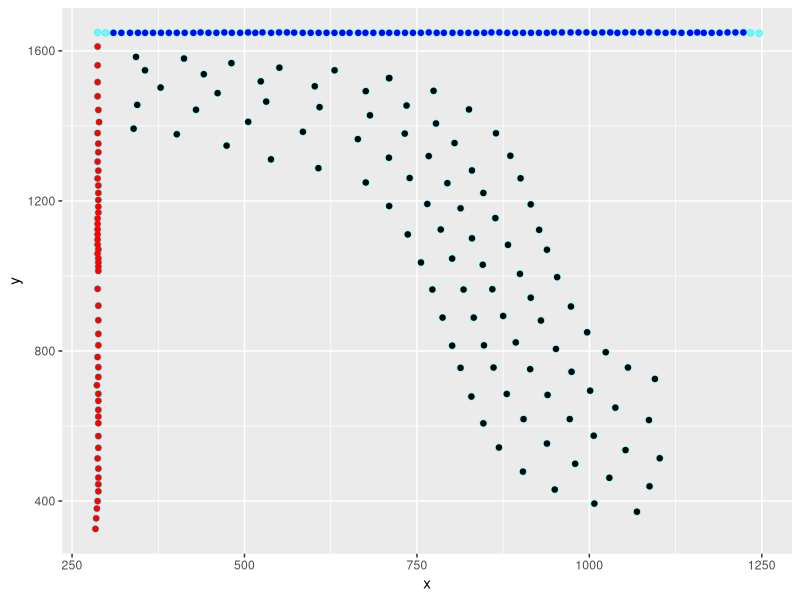
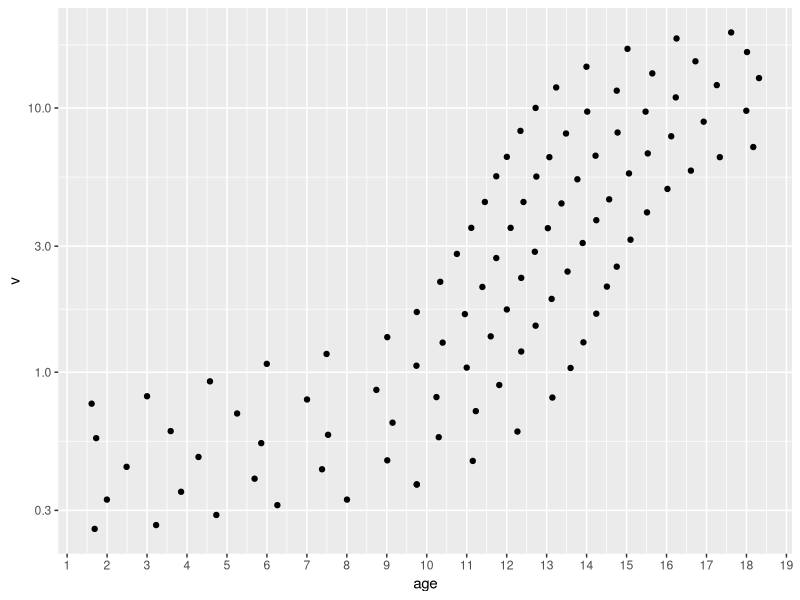
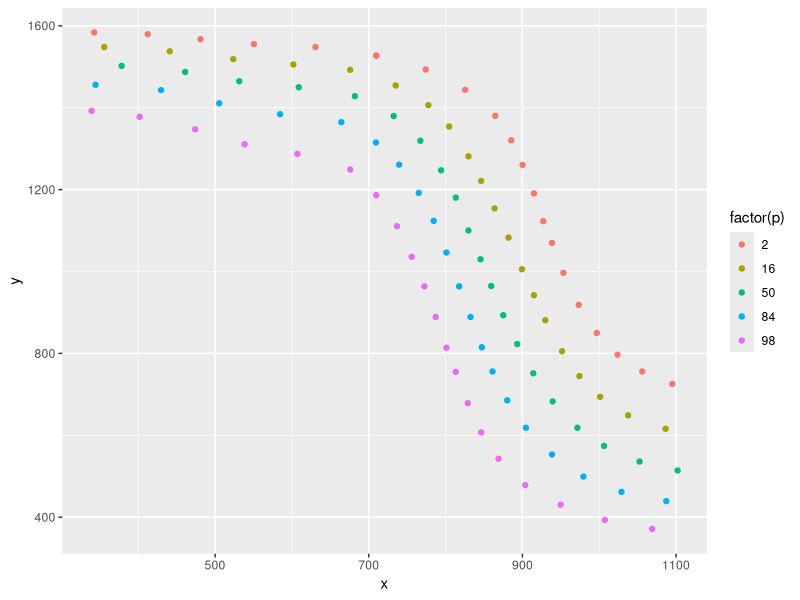
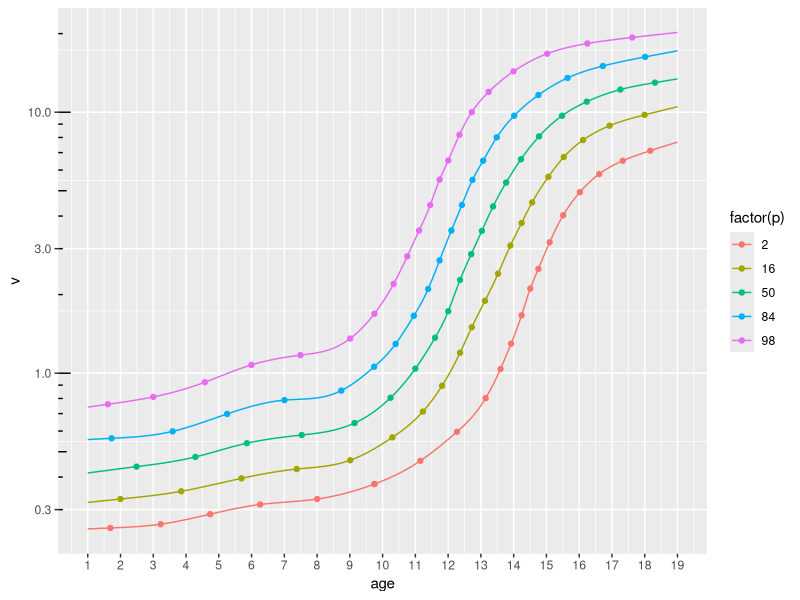
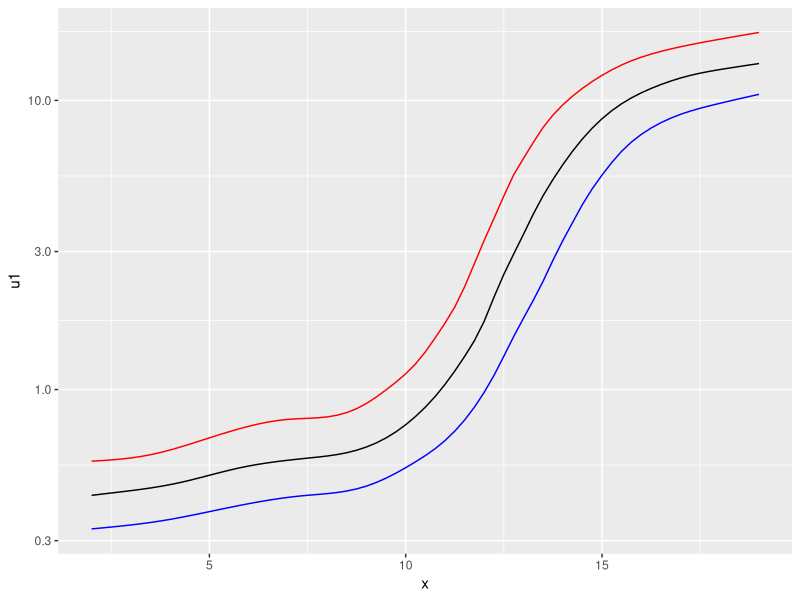
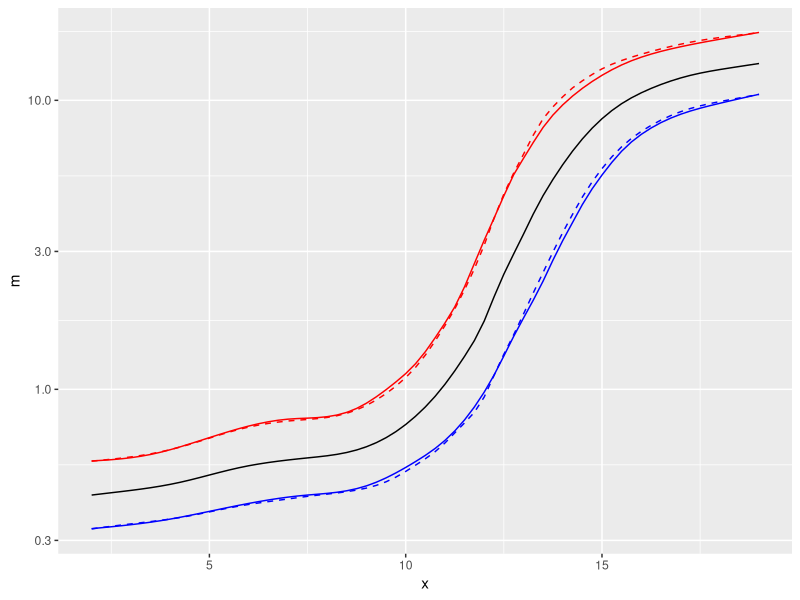
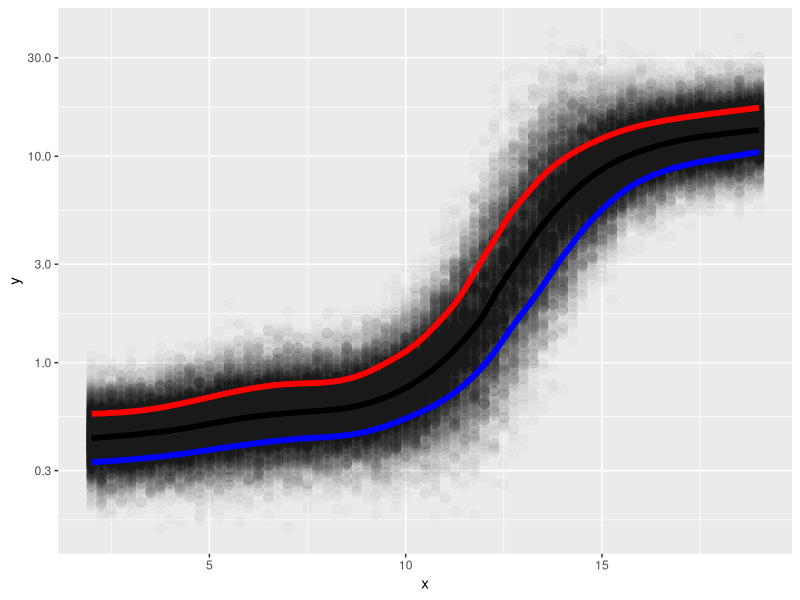

Recreate these plots in R, in order.
## ---- chunk 1
library(tidyverse)
library(broom)
## ---- chunk 2
dots <- read_csv("dots.csv", col_names = c("x", "y"))
data <- dots |>
  filter(x > 300, y < 1620)
axis_y <- dots |>
  filter(x < 300, y < 1620)
axis_x <- dots |>
  filter(x > 300, x < 1230, y > 1600)

ggplot(dots, aes(x, y)) +
  geom_point(size = 2, color = "cyan", alpha = .5) +
  geom_point(data = data) +
  geom_point(data = axis_x, color = "blue") +
  geom_point(data = axis_y, color = "red")
## ---- chunk 3
axis_y <- axis_y |>
  arrange(desc(y)) |>
  transmute(
    y,
    v = unique(c(
      seq(0.2, 1, 0.1),
      seq(1, 3, 0.1),
      seq(3, 10, 0.5),
      seq(10, 21, 1)
    ))
  )

axis_x <- axis_x |>
  arrange(x) |>
  transmute(x, age = seq(1, 21, 0.25))
## ---- chunk 4
inv_x <- approxfun(axis_x$x, axis_x$age)
inv_y <- approxfun(axis_y$y, axis_y$v)

data |>
  mutate(age = inv_x(x), v = inv_y(y)) |>
  ggplot(aes(age, v)) +
  geom_point() +
  scale_x_continuous(breaks = seq(0, 21, 1)) +
  scale_y_log10()
## ---- chunk 5
distance <- function(data, x0, y0, xW = 1, yW = 1) {
  sqrt(xW * (data$x - x0)^2 + yW * (data$y - y0)^2)
}

closest_right <- function(data, x0 = NULL, y0 = NULL, xW = 1, yW = 1) {
  d <- distance(data, x0, y0, xW, yW)
  r <- data$x - x0 > 0
  data[d == min(d[r]) & r, ]
}


find_shape <- function(data, x0, y0, n) {
  found <- res <- closest_right(data, x0, y0)

  for (i in seq(n - 1)) {
    data <- anti_join(data, found, join_by(x, y))
    found <- closest_right(data, found$x, found$y, 0.1, 1)
    res <- bind_rows(res, found)
  }

  res
}

find_shapes <- function(data, x0, y0, m, n) {
  found <- res <- find_shape(data, x0, y0, n) |>
    mutate(i = 1)

  for (i in seq(m - 1)) {
    data <- anti_join(data, found, join_by(x, y))
    found <- find_shape(data, x0, y0, n) |>
      mutate(i = i + 1)
    res <- bind_rows(res, found)
  }

  res
}

shapes <- find_shapes(data, 300, 1600, m = 5, n = 20) |>
  transmute(
    p = recode(i, `1` = 2, `2` = 16, `3` = 50, `4` = 84, `5` = 98),
    x,
    y
  )

ggplot(shapes, aes(x, y)) +
  geom_point(aes(color = factor(p)))
## ---- chunk 6
ps <- shapes |>
  mutate(age = inv_x(x), v = inv_y(y)) |>
  nest(data = -p) |>
  mutate(
    f = map(data, ~ splinefun(.x$age, .x$v, method = "natural", ties = mean))
  )

ps |>
  mutate(tidy = map(f, ~ tibble(age = seq(1, 19, .1), v = .x(age)))) |>
  unnest(tidy) |>
  ggplot(aes(age, v, color = factor(p))) +
  geom_point(data = mutate(shapes, age = inv_x(x), v = inv_y(y))) +
  geom_line() +
  scale_x_continuous(breaks = seq(0, 19, 1)) +
  scale_y_log10() +
  annotation_logticks(sides = "l")

ps <- ps |>
  select(p, f) |>
  deframe()

write_rds(ps, "ps.rds")
## ---- chunk 7
data <- tibble(x = seq(2, 19, .25))

data |>
  mutate(m = ps$`50`(x), u1 = ps$`84`(x), l1 = ps$`16`(x)) |>
  ggplot(aes(x)) +
  geom_line(aes(y = u1), color = "red") +
  geom_line(aes(y = m)) +
  geom_line(aes(y = l1), color = "blue") +
  scale_y_log10()

fit <- data |>
  mutate(m = ps$`50`(x), u1 = ps$`84`(x), l1 = ps$`16`(x)) |>
  mutate(across(c(m, u1, l1), log)) |>
  mutate(u1est = u1 - m, l1est = m - l1, est = (u1est + l1est) / 2) |>
  transmute(x, m, u1, l1, s = est)

fit |>
  mutate(u1_fit = qnorm(pnorm(1), m, s), l1_fit = qnorm(pnorm(-1), m, s)) |>
  mutate(across(-x, exp)) |>
  ggplot(aes(x)) +
  geom_line(aes(y = m)) +
  geom_line(aes(y = u1), color = "red") +
  geom_line(aes(y = u1_fit), color = "red", lty = 2) +
  geom_line(aes(y = l1), color = "blue") +
  geom_line(aes(y = l1_fit), color = "blue", lty = 2) +
  scale_y_log10()
## ---- chunk 8
data <- tibble(x = rep_len(fit$x, 1e5), y = exp(rnorm(1e5, fit$m, fit$s)))

ggplot(data, aes(x, y)) +
  geom_point(size = 3, alpha = .02) +
  # geom_density2d_filled() +
  # geom_bin_2d() +
  stat_function(fun = ps$`50`, lwd = 2) +
  stat_function(fun = ps$`84`, lwd = 2, color = "red") +
  stat_function(fun = ps$`16`, lwd = 2, color = "blue") +
  scale_y_log10()
## ---- chunk 9
data <- data |>
  rename(age = x, v = y)

write_csv(data, "100k.csv")

data <- data |>
  sample_n(1e4)

write_csv(data, "10k.csv")

data <- data |>
  sample_n(1e3)

write_csv(data, "1k.csv")

data <- data |>
  sample_n(5e2)

write_csv(data, "500.csv")

data <- data |>
  sample_n(2.5e2)

write_csv(data, "250.csv")
